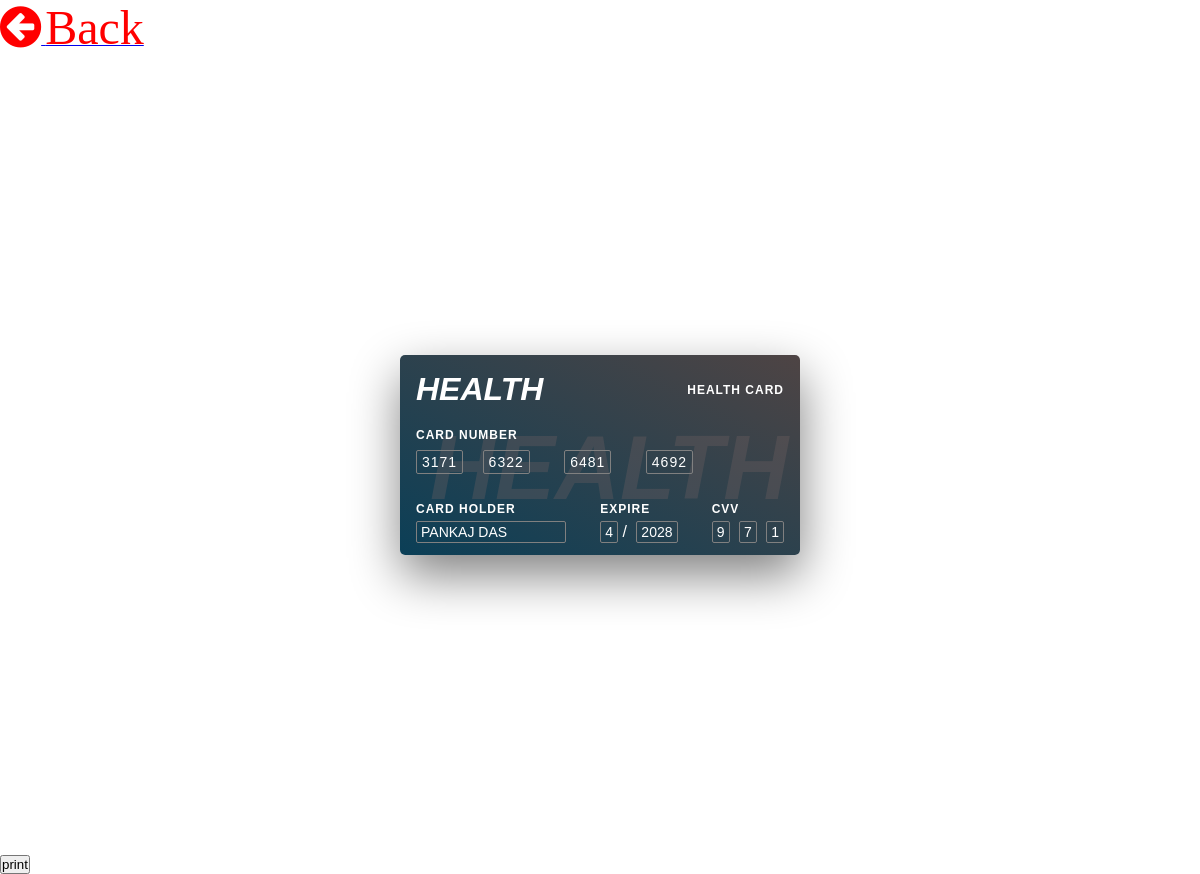
The page /health_card (signed in) on the database its author committed.
### health/models.py (models this page shows, shortened)
class Patient(models.Model):
    user = models.ForeignKey(User,on_delete=models.CASCADE,null=True)
    blood_group = models.CharField(max_length=10,choices=blood_group,null=True)
    health_uid = models.CharField(max_length=16,null=True)
    ex_year= models.CharField(max_length=10,null=True)
    ex_month= models.CharField(max_length=10,null=True)
    cvv = models.CharField(max_length=10,null=True)
    mobile = models.CharField(max_length=10,null=True)
    address = models.CharField(max_length=100,null=True)
    card_status = models.CharField(max_length=100,null=True)
    dob = models.DateField(null=True)
    image = models.FileField(null=True)

### health/views.py (the view)
# urls.py: path('health_card',health_card,name="health_card"),
def health_card(request):
    data=Patient.objects.get(user = request.user)
    if data.health_uid == None:
        while 1:
            uid_no = generate_uid()
            pat = Patient.objects.filter(health_uid=uid_no)
            if pat:
                continue
            else:
                data.health_uid = uid_no
                num = random.randrange(1, 10**3)
                cv_no = str(random.randrange(1, 10**3))
                if len(cv_no) == 2:
                    data.cvv = "1"+cv_no
                elif len(cv_no) == 1:
                    data.cvv = "1"+cv_no+"2"
                elif len(cv_no) == 0:
                    data.cvv = "123"
                else:
                    data.cvv = cv_no
                data.ex_month = int(datetime.date.today().month)
                data.ex_year = int(datetime.date.today().year) + 5
                data.save()
                break
    first = data.health_uid[:4]
    second = data.health_uid[4:8]
    third = data.health_uid[8:12]
    fourth = data.health_uid[12:16]
    d={'data':data,'first':first,'second':second,'third':third,'fourth':fourth}
    return render(request,'patient/health_card.html',d)

### health/views.py (called while the page is built)
def generate_uid():
    uid_no = ""
    digits = [0] * 10
    for i in range(10000):
        x = str(uuid.uuid4().int)[:4]
        for d in x:
            digits[int(d)] += 1
    for i in digits[:4]:
        uid_no+=str(i)
    return uid_no

### health/templates/patient/health_card.html (shortened to what this page needs)
<html lang="en">
<head>
</head>
<link rel="stylesheet" href="https://cdnjs.cloudflare.com/ajax/libs/font-awesome/4.7.0/css/font-awesome.min.css">
<body>
<a href="{% url 'patient_dashboard' %}" ><i class="fa fa-arrow-circle-left" style="font-size:48px;color:red"></i> <span style="font-size:48px;color:red"">Back</span></a>
    <div class="container">
        <div class="card print-container">
             <h3><i>health</i></h3>
            <div class="top">
                <h1><i>health</i></h1>
                <h2>Health Card</h2>
            </div>
            <div class="mid">
                <h2>card number</h2>
                <div class="card-number">
                    <span>{{first}}</span>
                    <span>{{second}}</span>
                    <span>{{third}}</span>
                    <span>{{fourth}}</span>
                </div>
            </div>
            <div class="bottom">
                <div class="card-holder">
                    <h2>card holder</h2>
                    <span>{{data.user.first_name}} {{data.user.last_name}}</span>
                </div>
                <div class="express">
                    <h2>expire</h2>
                    <span>{{data.ex_month}}</span> /
                    <span>{{data.ex_year}}</span>
                </div>
                <div class="cvv">
                    <h2>cvv</h2>
                    <span>{{data.cvv.0}}</span>
                    <span>{{data.cvv.1}}</span>
                    <span>{{data.cvv.2}}</span>
                </div>
            </div>
        </div>
    </div>
<button onclick="window.print();">print</button>
</body>
</html>

### health/templates/patient/health_card.html (style rules this page uses)
* { margin: 0; padding: 0; box-sizing: border-box; }
.container { width: 100vw; height: 100vh; display: flex; justify-content: center; align-items: center; font-family: sans-serif; font-weight: 100; color: white; }
.card { width: 400px; height: 200px; position: relative; background: linear-gradient(to top right, rgb(11,63,87), rgb(78,68,68)); box-shadow: 1px 20px 50px grey; border-radius: 5px; padding: 1em; z-index: 2; }
.card .top { display: flex; justify-content: space-between; align-items: center; }
h1 { font-size: 32px; text-transform: uppercase; }
h2 { font-size: 12px; text-transform: uppercase; letter-spacing: 1px; }
h3 { position: absolute; bottom: 35px; left: 30px; font-size: 90px; text-transform: uppercase; color: rgb(120,101,101); opacity: 0.3; z-index: -4; }
.card .mid { display: flex; flex-direction: column; margin-top: 20px; }
.card .mid .card-number span { border: 1px solid grey; padding: 3px 5px; display: inline-block; font-size: 14px; letter-spacing: 1px; border-radius: 2px; }
.card-number span + span { margin: 8px 15px; }
.card .bottom { display: flex; justify-content: space-between; align-items: center; margin-top: 20px; }
.card .bottom span { display: inline-block; border: 1px solid grey; padding: 2px 4px; border-radius: 2px; font-size: 14px; margin-top: 5px; text-transform: uppercase; }
.card .bottom .card-holder span { width: 150px; height: 22px; }
.bottom span + span { margin-left: 5px; }

### rows shown on the page
Patient: user.first_name "PANKAJ", user.last_name "DAS", ex_month "4", ex_year "2028", cvv.0 "9", cvv.1 "7", cvv.2 "1"

### other values the page prints
{{ first }} "3171"
{{ second }} "6322"
{{ third }} "6481"
{{ fourth }} "4692"
